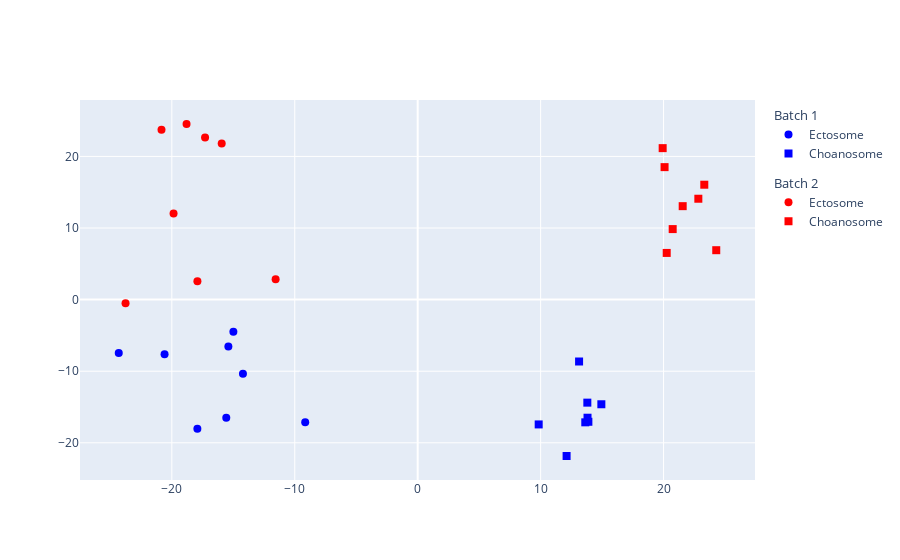

Notebook cell for this chart:
### Markdown cell above
### PCoA plot with Aitchison distances

### Code cell
plotPCoA(raw_data, method = "aitchison")

### Figure 1 — Plotly figure (JSON) as saved in the notebook; plotly's stock layout.template omitted (floating-point values rounded to 4 significant figures)
{"data": [{"legendgroup": "1", "legendgrouptitle": {"text": "Batch 1"}, "marker": {"color": ["blue", "blue", "blue", "blue", "blue", "blue", "blue", "blue"], "size": 8, "symbol": ["circle", "circle", "circle", "circle", "circle", "circle", "circle", "circle"]}, "mode": "markers", "name": "Ectosome", "type": "scatter", "x": [-15.4, -24.32, -14.99, -14.21, -15.57, -17.92, -9.15, -20.59], "y": [-6.536, -7.456, -4.501, -10.34, -16.49, -18.05, -17.14, -7.647]}, {"legendgroup": "1", "legendgrouptitle": {"text": "Batch 1"}, "marker": {"color": ["blue", "blue", "blue", "blue", "blue", "blue", "blue", "blue"], "size": 8, "symbol": ["square", "square", "square", "square", "square", "square", "square", "square"]}, "mode": "markers", "name": "Choanosome", "type": "scatter", "x": [9.842, 12.11, 13.13, 13.8, 14.94, 13.81, 13.88, 13.63], "y": [-17.43, -21.84, -8.643, -14.39, -14.61, -16.49, -17.06, -17.14]}, {"legendgroup": "2", "legendgrouptitle": {"text": "Batch 2"}, "marker": {"color": ["red", "red", "red", "red", "red", "red", "red", "red"], "size": 8, "symbol": ["circle", "circle", "circle", "circle", "circle", "circle", "circle", "circle"]}, "mode": "markers", "name": "Ectosome", "type": "scatter", "x": [-23.76, -17.92, -19.86, -11.56, -15.94, -18.8, -20.84, -17.3], "y": [-0.5167, 2.554, 12.03, 2.856, 21.8, 24.53, 23.74, 22.65]}, {"legendgroup": "2", "legendgrouptitle": {"text": "Batch 2"}, "marker": {"color": ["red", "red", "red", "red", "red", "red", "red", "red"], "size": 8, "symbol": ["square", "square", "square", "square", "square", "square", "square", "square"]}, "mode": "markers", "name": "Choanosome", "type": "scatter", "x": [21.56, 20.26, 20.74, 24.29, 23.31, 19.93, 20.08, 22.83], "y": [13.05, 6.522, 9.851, 6.902, 16.05, 21.16, 18.51, 14.09]}], "layout": {}}
